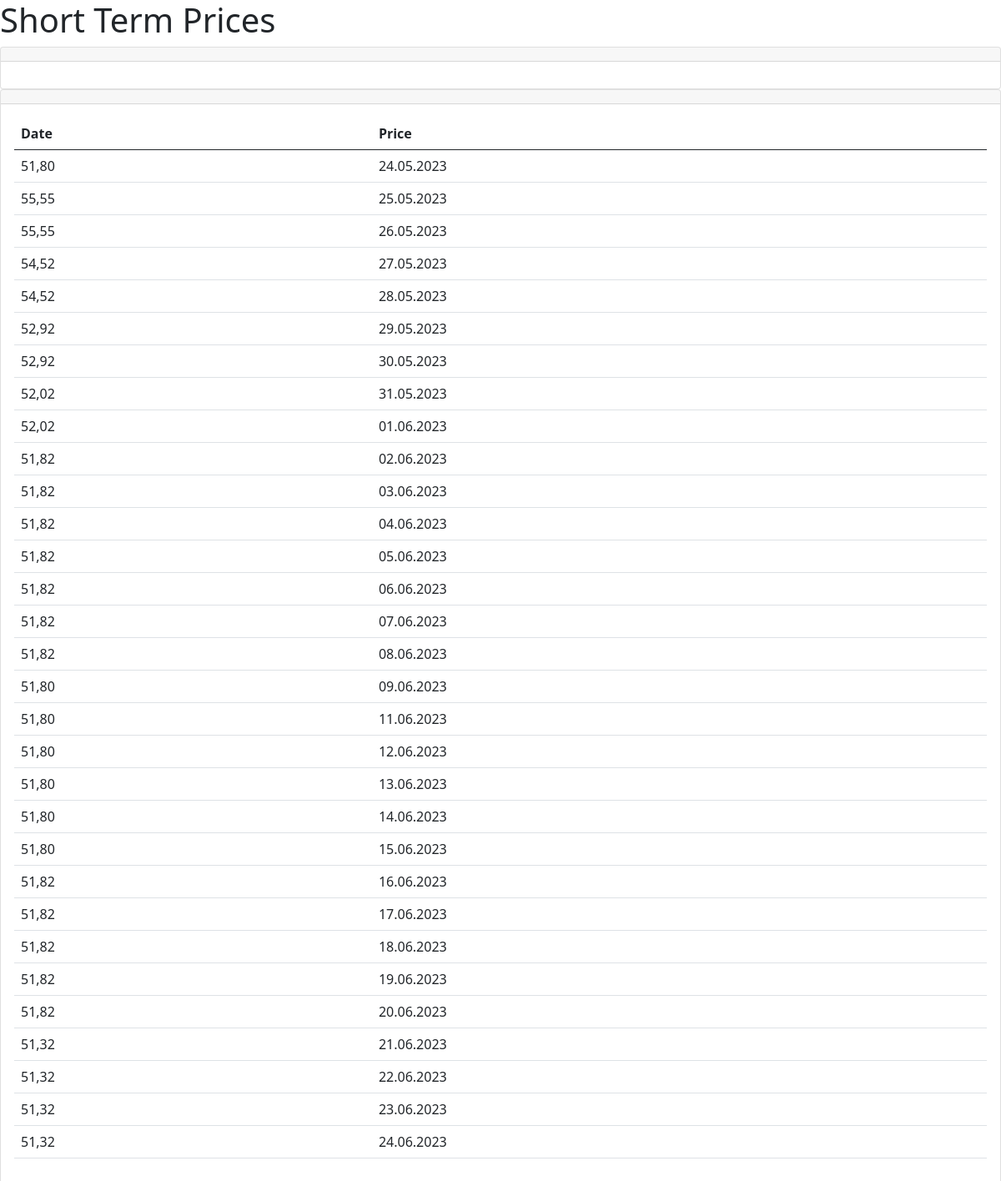
Screenshot of /short_term_prices?product_id=1 with the database file from the repository.
### tables this page shows
CREATE TABLE ShortTermPrice (
            id INTEGER PRIMARY KEY AUTOINCREMENT,
            product_id INTEGER,
            price TEXT,
            date TEXT,
            FOREIGN KEY (product_id) REFERENCES Product(id)
        );

### app.py (the view)
@app.route("/short_term_prices")
def short_term_prices():
    product_id = request.args.get("product_id")
    short_term_prices = get_short_term_prices(product_id)
    dates = [price[3] for price in short_term_prices]
    prices = [price[2] for price in short_term_prices]
    plot_data = go.Scatter(x=dates, y=prices, mode="lines", name="Price")
    layout = go.Layout(
        title="Short Term Prices", xaxis=dict(title="Date"), yaxis=dict(title="Price")
    )
    figure = go.Figure(data=[plot_data], layout=layout)
    plot_json = plotly.io.to_json(figure)
    return render_template(
        "short_term_prices.html",
        short_term_prices=short_term_prices,
        plot_json=plot_json,
    )

### app.py (called while the page is built)
def get_short_term_prices(product_id):
    conn = sqlite3.connect(DATABASE)
    cursor = conn.cursor()
    cursor.execute("SELECT * FROM ShortTermPrice WHERE product_id = ?", (product_id,))
    short_term_prices = cursor.fetchall()
    conn.close()
    return short_term_prices

### templates/short_term_prices.html (shortened to what this page needs)
<html>
<head>
    <link href="https://cdn.jsdelivr.net/npm/bootstrap@5.0.2/dist/css/bootstrap.min.css" rel="stylesheet">
</head>
<body>
    <h1>Short Term Prices</h1>
    <div class="card">
        <div class="card-header">
        </div>
        <div class="card-content">
            <div class="card-body">
            </div>
        </div>
    </div>
    <div class="card">
        <div class="card-header">
        </div>
        <div class="card-content">
            <div class="card-body">
                <div class="table-responsive">
                    <table class="table">
                        <thead>
                            <tr>
                                <th>Date</th>
                                <th>Price</th>
                            </tr>
                        </thead>
                        <tbody>
                            {% for price in short_term_prices %}
                            <tr>
                                <td>{{ price[2] }}</td>
                                <td>{{ price[3] }}</td>
                            </tr>
                            {% endfor %}
                        </tbody>
                    </table>
                </div>
            </div>
        </div>
</body>
</html>

### rows the page displays
ShortTermPrice: price "51,80", date "24.05.2023"
ShortTermPrice: price "55,55", date "25.05.2023"
ShortTermPrice: price "55,55", date "26.05.2023"
ShortTermPrice: price "54,52", date "27.05.2023"
ShortTermPrice: price "54,52", date "28.05.2023"
ShortTermPrice: price "52,92", date "29.05.2023"
ShortTermPrice: price "52,92", date "30.05.2023"
ShortTermPrice: price "52,02", date "31.05.2023"
ShortTermPrice: price "52,02", date "01.06.2023"
ShortTermPrice: price "51,82", date "02.06.2023"
ShortTermPrice: price "51,82", date "03.06.2023"
ShortTermPrice: price "51,82", date "04.06.2023"
ShortTermPrice: price "51,82", date "05.06.2023"
ShortTermPrice: price "51,82", date "06.06.2023"
ShortTermPrice: price "51,82", date "07.06.2023"
ShortTermPrice: price "51,82", date "08.06.2023"
ShortTermPrice: price "51,80", date "09.06.2023"
ShortTermPrice: price "51,80", date "11.06.2023"
ShortTermPrice: price "51,80", date "12.06.2023"
ShortTermPrice: price "51,80", date "13.06.2023"
ShortTermPrice: price "51,80", date "14.06.2023"
ShortTermPrice: price "51,80", date "15.06.2023"
ShortTermPrice: price "51,82", date "16.06.2023"
ShortTermPrice: price "51,82", date "17.06.2023"
ShortTermPrice: price "51,82", date "18.06.2023"
ShortTermPrice: price "51,82", date "19.06.2023"
ShortTermPrice: price "51,82", date "20.06.2023"
ShortTermPrice: price "51,32", date "21.06.2023"
ShortTermPrice: price "51,32", date "22.06.2023"
ShortTermPrice: price "51,32", date "23.06.2023"
ShortTermPrice: price "51,32", date "24.06.2023"
